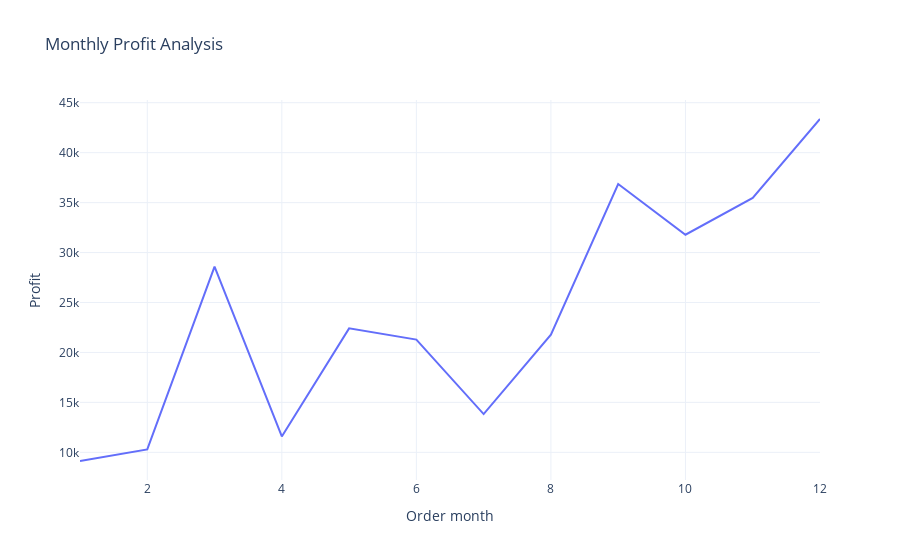

The notebook cell saved with this chart:
### Code cell
fig = px.line(profit_by_month , x = 'Order month' , y = 'Profit' , title = 'Monthly Profit Analysis')
fig.show()

### Figure 1 — Plotly figure (JSON) as saved in the notebook; plotly's stock layout.template omitted (floating-point values rounded to 4 significant figures)
{"data": [{"hovertemplate": "Order month=%{x}<br>Profit=%{y}<extra></extra>", "legendgroup": "", "line": {"color": "#636efa", "dash": "solid"}, "marker": {"symbol": "circle"}, "mode": "lines", "name": "", "orientation": "v", "showlegend": false, "type": "scatter", "x": [1, 2, 3, 4, 5, 6, 7, 8, 9, 10, 11, 12], "xaxis": "x", "y": [9134.0, 10290.0, 28590.0, 11590.0, 22410.0, 21290.0, 13830.0, 21780.0, 36860.0, 31780.0, 35470.0, 43370.0], "yaxis": "y"}], "layout": {"legend": {"tracegroupgap": 0}, "title": {"text": "Monthly Profit Analysis"}, "xaxis": {"anchor": "y", "domain": [0, 1], "title": {"text": "Order month"}}, "yaxis": {"anchor": "x", "domain": [0, 1], "title": {"text": "Profit"}}}}
